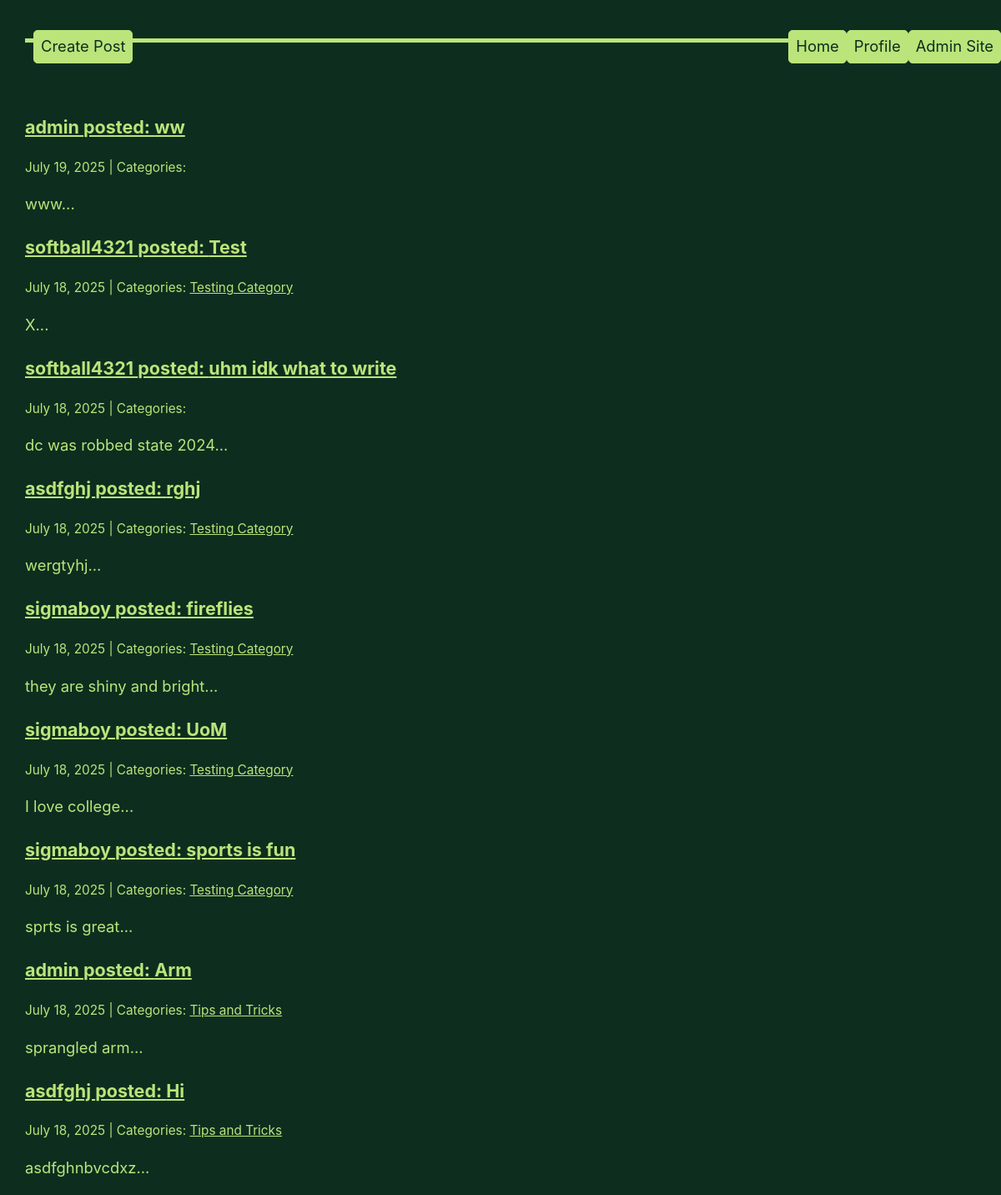
The app's page / (signed in) with its own data.
### app/models.py (models this page shows, shortened)
class Post(models.Model):
    author = models.CharField(max_length=100, default='admin')
    title = models.CharField(max_length=255)
    image = models.ImageField(null=True, blank=True, upload_to="media/")
    body = models.TextField()
    created_on = models.DateTimeField(auto_now_add=True)
    last_modified = models.DateTimeField(auto_now=True)
    categories = models.ManyToManyField("Category", related_name="posts")
    is_private = models.BooleanField(default=True)

class Category(models.Model):
    name = models.CharField(max_length=30)
    class Meta:
        verbose_name_plural = "categories"

### app/views.py (the view)
# urls.py: path('', views.index, name='index'),
def index(request):
    posts = Post.objects.all().order_by("-created_on")
    context = {
        "posts": posts,
    }
    return render(request, "app/index.html", context)

### app/templates/app/index.html (shortened to what this page needs)
{% extends "base.html" %}
{% block page_content %}
    {% block posts %}
        {% for post in posts %}
        <div class="post">
            <h3><a href="{% url 'post_detail' post.pk %}">{{ post.author }} posted: {{ post.title }}</a></h3>
            <small>
                {{ post.created_on.date }} | Categories:
                {% for category in post.categories.all %}
                    <a href="{% url 'category' category.name %}">
                        {{ category.name }}
                    </a>
                {% endfor %}
            </small>
            <p>{{ post.body | slice:":400" }}...</p>
          </div>
        {% endfor %}
    {% endblock posts %}
{% endblock page_content %}

### app/static/style.css (style rules this page uses)
a, a:visited { color: var(--accent); }
div { margin: 0.5rem 0; }

### records on screen
Post: author "admin", title "ww", created_on "July 19, 2025", body "www"
Post: author "softball4321", title "Test", created_on "July 18, 2025", body "X"
Category: name "Testing Category"
Post: author "softball4321", title "uhm idk what to write", created_on "July 18, 2025", body "dc was robbed state 2024"
Post: author "asdfghj", title "rghj", created_on "July 18, 2025", body "wergtyhj"
Post: author "sigmaboy", title "fireflies", created_on "July 18, 2025", body "they are shiny and bright"
Post: author "sigmaboy", title "UoM", created_on "July 18, 2025", body "I love college"
Post: author "sigmaboy", title "sports is fun", created_on "July 18, 2025", body "sprts is great"
Post: author "admin", title "Arm", created_on "July 18, 2025", body "sprangled arm"
Category: name "Tips and Tricks"
Post: author "asdfghj", title "Hi", created_on "July 18, 2025", body "asdfghnbvcdxz"
